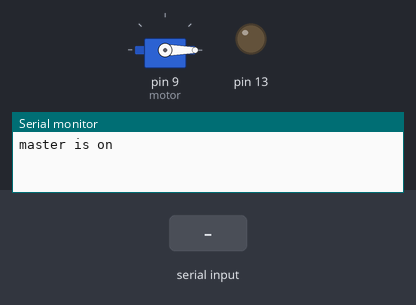
Bench run of a sketch on a simulated Arduino Uno, built with avr-gcc and run on an emulated ATmega328P. On the bench: servo, output pins drawn as LEDs (lit = HIGH), the last lines printed to the serial monitor. The test bench sets the inputs (shaded band).

Above: at 1.2 s.
1.3 s: "90,45\n" received over the second serial link
At 1.8 s:
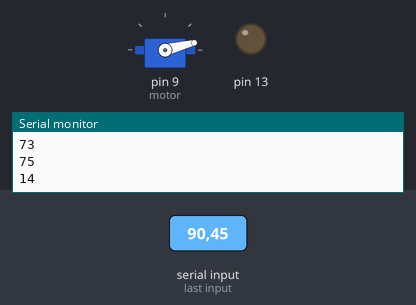
2.8 s: "30,150\n" received over the second serial link
At 3.4 s:
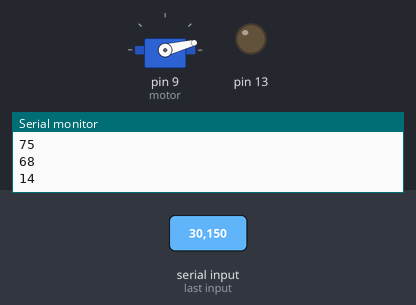
Timing chart, 0 to 5.8 s (numbered marks = the images above; inputs shaded):
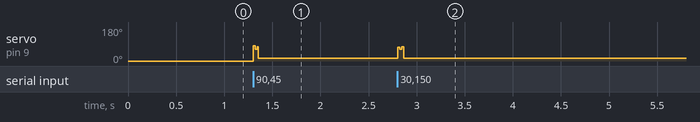

Measured:
- after the input at 1.3 s, servo on pin 9 (motor): 0° → 14° at once
- after the input at 2.8 s, servo on pin 9 (motor): 14° → 72° at once, → 62° 0.02 s later, → 75° 0.02 s later, → 14° 0.02 s later

The sketch:

master_code.ino
```cpp
// ************************************************      M      A        S       T     E       R       *******************************************************

#include<SoftwareSerial.h>
#include<Servo.h>
SoftwareSerial master(2, 3);
Servo motor;
char m;
int servo, value,degree;
char pcm;
void setup()
{
  pinMode(13, OUTPUT);
  motor.attach(9);
                                                                                                                                                                                                                                                                                                                                        Serial.begin(9600);
  Serial.println("master is on");
  master.begin(38400);
}
void loop()
{
  if (master.available() > 0)
  {
    m = master.read();

    value = m - '0';
    servo = value + 48;
    degree=map(servo,0,127,0,180);
    Serial.println(degree);

  }
  //  if(m=='1')
  //  {
  //    Serial.println("y");
  //    digitalWrite(10,HIGH);
  //
  //  }
  //  else if(m=='0')
  //  {
  //    digitalWrite(10,LOW);
  //
  //  }

  motor.write(degree);
  delay(10);

}
```
